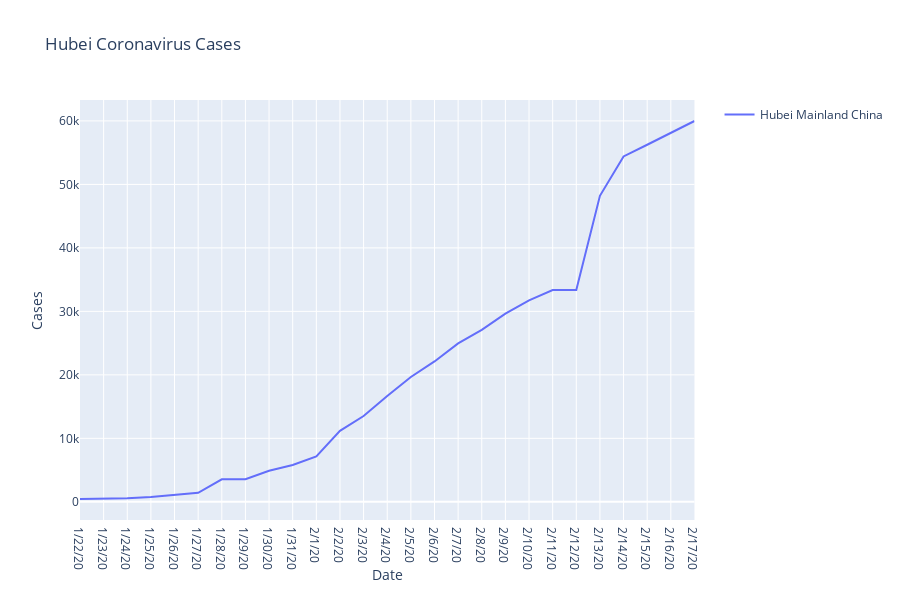

The notebook cell this image was saved under:
### Code cell
fig = px.line(final_df_MChina_Hubei,title="Hubei Coronavirus Cases", x="Date", y="Cases", color="name", line_group="name", hover_name="name",render_mode="svg")
fig.for_each_trace(lambda t: t.update(name=t.name.replace("name=", "")))
fig.show()

### Figure 1 — Plotly figure (JSON) as saved in the notebook; plotly's stock layout.template omitted (floating-point values rounded to 4 significant figures)
{"data": [{"hoverlabel": {"namelength": 0}, "hovertemplate": "<b>%{hovertext}</b><br><br>name=Hubei Mainland China<br>Date=%{x}<br>Cases=%{y}", "hovertext": ["Hubei Mainland China", "Hubei Mainland China", "Hubei Mainland China", "Hubei Mainland China", "Hubei Mainland China", "Hubei Mainland China", "Hubei Mainland China", "Hubei Mainland China", "Hubei Mainland China", "Hubei Mainland China", "Hubei Mainland China", "Hubei Mainland China", "Hubei Mainland China", "Hubei Mainland China", "Hubei Mainland China", "Hubei Mainland China", "Hubei Mainland China", "Hubei Mainland China", "Hubei Mainland China", "Hubei Mainland China", "Hubei Mainland China", "Hubei Mainland China", "Hubei Mainland China", "Hubei Mainland China", "Hubei Mainland China", "Hubei Mainland China", "Hubei Mainland China"], "legendgroup": "name=Hubei Mainland China", "line": {"color": "#636efa", "dash": "solid"}, "mode": "lines", "name": "Hubei Mainland China", "showlegend": true, "type": "scatter", "x": ["1/22/20", "1/23/20", "1/24/20", "1/25/20", "1/26/20", "1/27/20", "1/28/20", "1/29/20", "1/30/20", "1/31/20", "2/1/20", "2/2/20", "2/3/20", "2/4/20", "2/5/20", "2/6/20", "2/7/20", "2/8/20", "2/9/20", "2/10/20", "2/11/20", "2/12/20", "2/13/20", "2/14/20", "2/15/20", "2/16/20", "2/17/20"], "xaxis": "x", "y": [444, 444, 549, 761, 1058, 1423, 3554, 3554, 4903, 5806, 7153, 11177, 13522, 16678, 19665, 22112, 24953, 27100, 29631, 31728, 33366, 33366, 48206, 54406, 56249, 58182, 59989], "yaxis": "y"}], "layout": {"height": 600, "legend": {"tracegroupgap": 0}, "title": {"text": "Hubei Coronavirus Cases"}, "xaxis": {"anchor": "y", "domain": [0, 0.98], "title": {"text": "Date"}}, "yaxis": {"anchor": "x", "domain": [0, 1], "title": {"text": "Cases"}}}}
